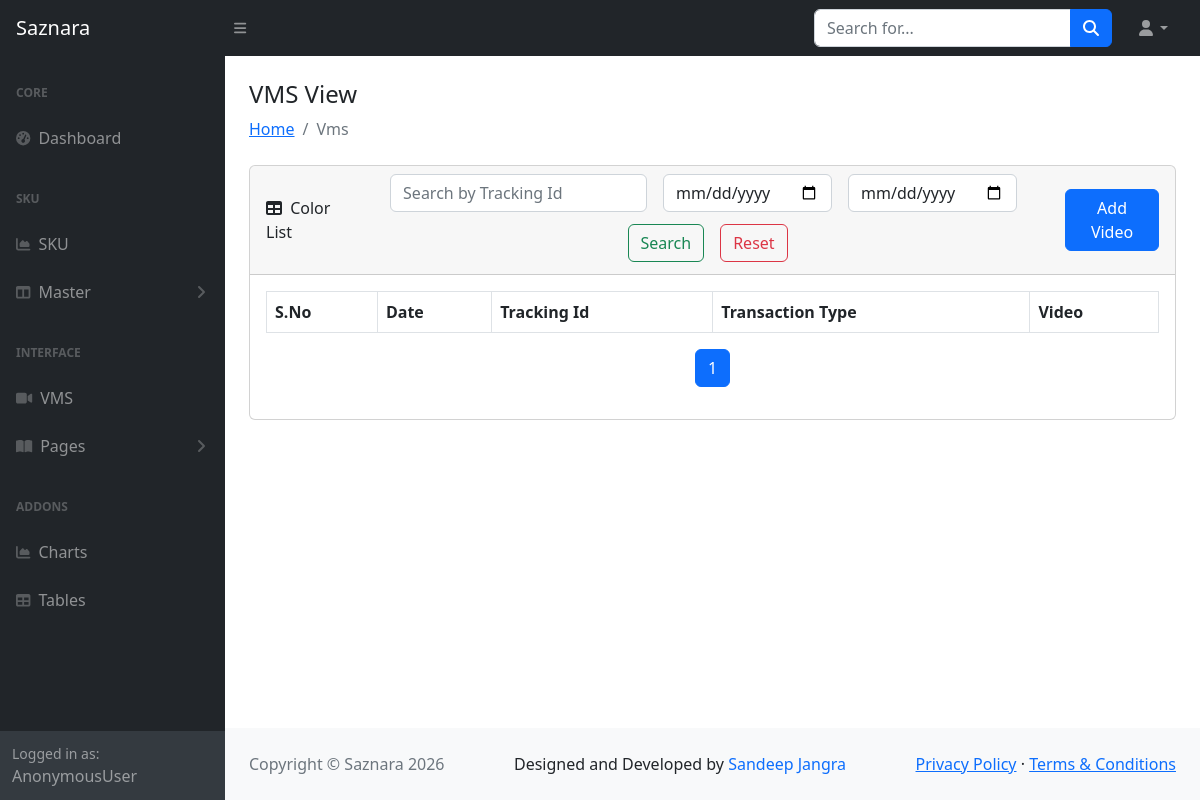
Before: /view_vms/ with the older database file.
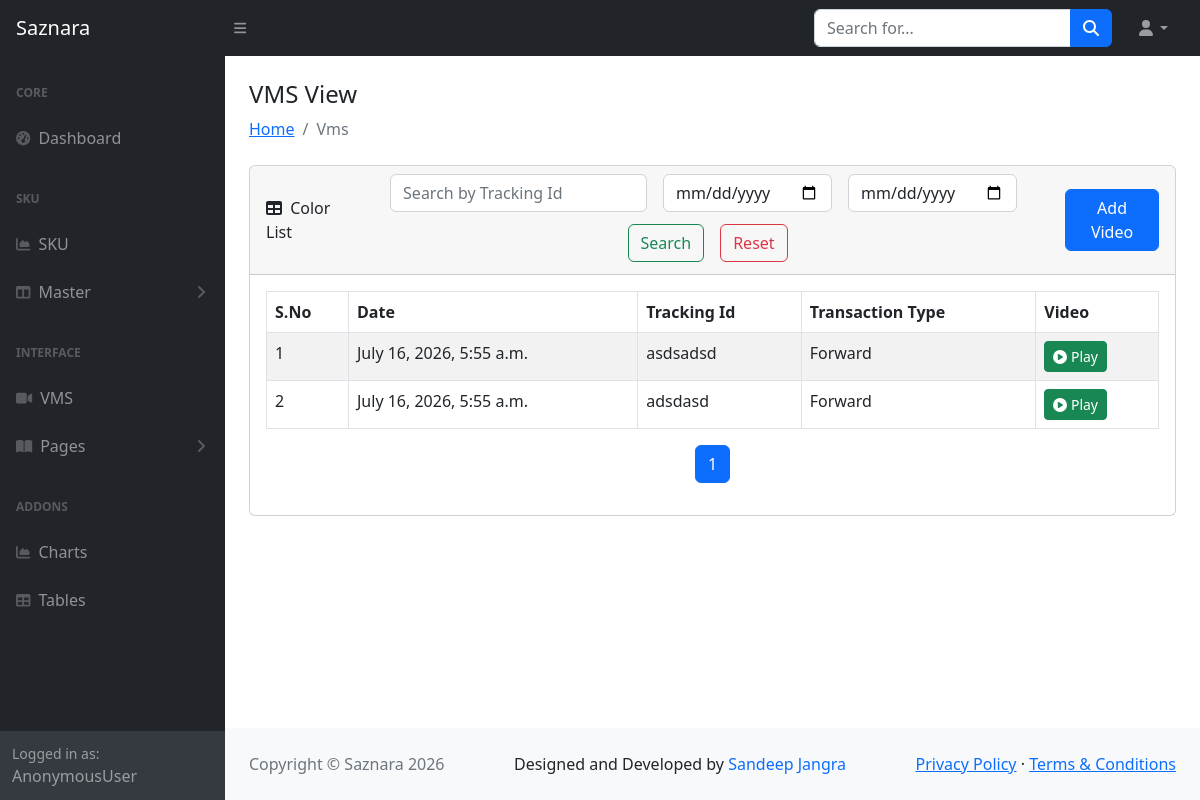
After: the same page with the newer database file.
### main/models.py (models this page shows, shortened)
class VMS(models.Model):
    VIDEO_TYPE_CHOICES = [
        ('forward', 'Forward'),
        ('return', 'Return'),
    ]
    tracking_id = models.CharField(max_length=50, null=True, blank=True)  # e.g., 'purchase', 'sale', 'return'
    video_file = models.FileField(upload_to='videos/')
    video_type = models.CharField(max_length=20, choices=VIDEO_TYPE_CHOICES, default='forward')
    created_at = models.DateTimeField(auto_now_add=True)

### main/views.py (the view)
# urls.py: path('view_vms/', View__VMS, name='view_vms'),
def View__VMS(request):
    if request.method == 'GET':
        search_query = request.GET.get('search', '').strip()
        start_date = request.GET.get('start_date')
        end_date = request.GET.get('end_date')
        vms_list = VMS.objects.all().order_by('-id')
        if start_date:
            try:
                parsed_start_date = datetime.strptime(start_date, '%Y-%m-%d')
                vms_list = vms_list.filter(created_at__gte=parsed_start_date)
            except ValueError:
                pass  # Ignore invalid date
        if end_date:
            try:
                parsed_end_date = datetime.strptime(end_date, '%Y-%m-%d') + timedelta(days=1)
                vms_list = vms_list.filter(created_at__lt=parsed_end_date)
            except ValueError:
                pass
        if search_query:
            vms_list = vms_list.filter(Q(tracking_id__icontains=search_query))
        paginator = Paginator(vms_list, 10)
        page = request.GET.get('page', 1)
        try:
            vms = paginator.page(page)
        except PageNotAnInteger:
            vms = paginator.page(1)
        except EmptyPage:
            vms = paginator.page(paginator.num_pages)
        context = {
            'vms': vms,
            'search_query': search_query,
            'start_date': start_date,
            'end_date': end_date,
        }
        return render(request, 'vms/view_vms.html', context)

### templates/vms/view_vms.html (shortened to what this page needs)
{% extends 'base/main.html' %}
{% block content %}
<div class="container-fluid px-4">
    <h4 class="mt-4">VMS View</h4>
    <ol class="breadcrumb mb-4">
        <li class="breadcrumb-item"><a href="">Home</a></li>
        <li class="breadcrumb-item active">Vms</li>
    </ol>
    <div class="card mb-4">
        <div class="card-header d-flex justify-content-between align-items-center">
            <div>
                <i class="fas fa-table me-1"></i>
                Color List
            </div>
            <div>
                <form method="GET" class="d-flex flex-wrap justify-content-center align-items-center gap-2" action="{% url 'view_vms' %}">
                    <div class="mb-1 me-md-2">
                        <input class="form-control" type="search" name="search" value="{{ search_query }}"
                            placeholder="Search by Tracking Id" aria-label="Search">
                    </div>
                    <div class="mb-1 me-md-2">
                        <input class="form-control" type="date" name="start_date"
                            value="{{ start_date|date:'Y-m-d' }}" aria-label="Start Date" max="{{ today|date:'Y-m-d' }}" id="start_date">
                    </div>
                    <div class="mb-1 me-md-2">
                        <input class="form-control" type="date" name="end_date"
                            value="{{ end_date|date:'Y-m-d' }}" aria-label="End Date" max="{{ today|date:'Y-m-d' }}" id="end_date">
                    </div>
                    <div class="mb-1 me-md-2">
                        <button class="btn btn-outline-success" type="submit">Search</button>
                    </div>
                    <div class="mb-1">
                        <a href="{% url 'view_vms' %}" class="btn btn-outline-danger">Reset</a>
                    </div>
                </form>
            </div>
            <a href="{% url 'record_video' %}" class="btn btn-primary">Add Video</a>
        </div>
        <div class="card-body">
            <table id="datatablesSimple" class="table table-striped table-bordered">
                <thead>
                    <tr>
                        <th>S.No</th>
                        <th>Date</th>
                        <th>Tracking Id</th>
                        <th>Transaction Type</th>
                        <th>Video</th>
                    </tr>
                </thead>
                <tbody>
                    {% for i in vms %}
                    <tr>
                        <td>{{ forloop.counter }}</td>
                        <td>{{ i.created_at }}</td>
                        <td>{{ i.tracking_id }}</td>
                        <td>{{ i.get_video_type_display }}</td>
                        <td>
                            {% if i.video_file %}
                                <button type="button" class="btn btn-sm btn-success play-btn"
                                        data-bs-toggle="modal"
                                        data-bs-target="#videoModal"
                                        data-video-url="{{ i.video_file.url }}">
                                    <i class="fas fa-play-circle"></i> Play
                                </button>
                            {% else %}
                                <span class="text-muted">No video</span>
                            {% endif %}
                        </td>
                    </tr>
                    {% endfor %}
                </tbody>
            </table>
            <nav aria-label="Page navigation">
                <ul class="pagination justify-content-center">
                    {% for page_num in vms.paginator.page_range %}
                        {% if page_num >= vms.number|add:-2 and page_num <= vms.number|add:2 %}
                            <li class="page-item {% if page_num == vms.number %}active{% endif %}">
                                <a class="page-link" href="?page={{ page_num }}&search={{ search_query }}">{{ page_num }}</a>
                            </li>
                        {% endif %}
                    {% endfor %}
                </ul>
            </nav>
        </div>
    </div>
</div>
{% endblock content %}

### templates/base/main.html (shortened to what this page needs)
<!DOCTYPE html>
<html lang="en">
    {% load static %}
    <head>
        <link href="https://cdn.jsdelivr.net/npm/simple-datatables@7.1.2/dist/style.min.css" rel="stylesheet" />
        <link href="{% static 'css/styles.css' %}" rel="stylesheet" />
    </head>
    <body class="sb-nav-fixed">
        {% include 'base/navbar.html' %}
        <div id="layoutSidenav">
            {% include 'base/sidebar.html' %}
            <div id="layoutSidenav_content">
                <main>
                    {% block content %}
                    {% endblock content %}
                </main>
                {% include 'base/footer.html' %}
            </div>
        </div>
    </body>
</html>

### templates/base/navbar.html (shortened to what this page needs)
 <nav class="sb-topnav navbar navbar-expand navbar-dark bg-dark">
    <a class="navbar-brand ps-3" href="/">Saznara</a>
    <button class="btn btn-link btn-sm order-1 order-lg-0 me-4 me-lg-0"
        id="sidebarToggle" href="#!"><i class="fas fa-bars"></i></button>
    <form
        class="d-none d-md-inline-block form-inline ms-auto me-0 me-md-3 my-2 my-md-0">
        <div class="input-group">
            <input class="form-control" type="text" placeholder="Search for..."
                aria-label="Search for..." aria-describedby="btnNavbarSearch" />
            <button class="btn btn-primary" id="btnNavbarSearch"
                type="button"><i class="fas fa-search"></i></button>
        </div>
    </form>
    <ul class="navbar-nav ms-auto ms-md-0 me-3 me-lg-4">
        <li class="nav-item dropdown">
            <a class="nav-link dropdown-toggle" id="navbarDropdown" href="#"
                role="button" data-bs-toggle="dropdown" aria-expanded="false"><i
                    class="fas fa-user fa-fw"></i></a>
        </li>
    </ul>
</nav>

### templates/base/sidebar.html (shortened to what this page needs)
<div id="layoutSidenav_nav">
    <nav class="sb-sidenav accordion sb-sidenav-dark" id="sidenavAccordion">
        <div class="sb-sidenav-menu">
            <div class="nav">
                <div class="sb-sidenav-menu-heading">Core</div>
                <a class="nav-link" href="/">
                    <div class="sb-nav-link-icon"><i
                            class="fas fa-tachometer-alt"></i></div>
                    Dashboard
                </a>
                <div class="sb-sidenav-menu-heading">SKU</div>
                <a class="nav-link" href="{% url 'view_sku' %}">
                    <div class="sb-nav-link-icon"><i
                            class="fas fa-chart-area"></i></div>
                    SKU
                </a>
                <a class="nav-link collapsed" href="#" data-bs-toggle="collapse"
                    data-bs-target="#bag" aria-expanded="false"
                    aria-controls="bag">
                    <div class="sb-nav-link-icon"><i
                            class="fas fa-columns"></i></div>
                    Master
                    <div class="sb-sidenav-collapse-arrow"><i
                            class="fas fa-angle-down"></i></div>
                </a>
                <div class="sb-sidenav-menu-heading">Interface</div>
                <a class="nav-link" href="{% url 'view_vms' %}">
                    <div class="sb-nav-link-icon"><i class="fa fa-video-camera" aria-hidden="true"></i></div>
                    VMS
                </a>
                <a class="nav-link collapsed" href="#" data-bs-toggle="collapse"
                    data-bs-target="#collapsePages" aria-expanded="false"
                    aria-controls="collapsePages">
                    <div class="sb-nav-link-icon"><i
                            class="fas fa-book-open"></i></div>
                    Pages
                    <div class="sb-sidenav-collapse-arrow"><i
                            class="fas fa-angle-down"></i></div>
                </a>
                <div class="sb-sidenav-menu-heading">Addons</div>
                <a class="nav-link" href="charts.html">
                    <div class="sb-nav-link-icon"><i
                            class="fas fa-chart-area"></i></div>
                    Charts
                </a>
                <a class="nav-link" href="tables.html">
                    <div class="sb-nav-link-icon"><i
                            class="fas fa-table"></i></div>
                    Tables
                </a>
            </div>
        </div>
        <div class="sb-sidenav-footer">
            <div class="small">Logged in as:</div>
            {{request.user}}
        </div>
    </nav>
</div>

### templates/base/footer.html
<footer class="py-4 bg-light mt-auto">
    <div class="container-fluid px-4">
        <div class="d-flex flex-column flex-md-row align-items-center justify-content-between text-center text-md-start gap-2">
            <div class="text-muted order-1">
                Copyright &copy; Saznara 2026
            </div>
            <div class="order-3 order-md-2">
                Designed and Developed by
                <a href="https://www.linkedin.com/in/sandeep-kumar-182b8a23a/"
                   target="_blank"
                   class="text-primary text-decoration-none">
                    Sandeep Jangra
                </a>
            </div>
            <div class="order-2 order-md-3">
                <a href="#">Privacy Policy</a>
                &middot;
                <a href="#">Terms &amp; Conditions</a>
            </div>
        </div>
    </div>
</footer>

Changed rows visible on the page:
added VMS: created_at "July 16, 2026, 5:55 a.m.", tracking_id "asdsadsd", video_type "Forward"
added VMS: created_at "July 16, 2026, 5:55 a.m.", tracking_id "adsdasd", video_type "Forward"
